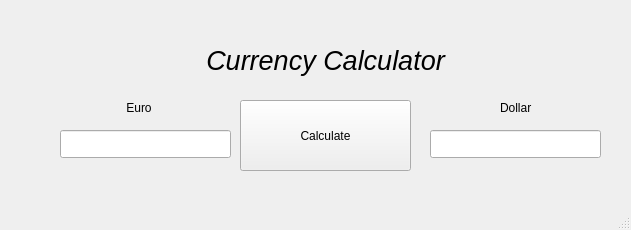
<?xml version="1.0" encoding="UTF-8"?>
<ui version="4.0">
 <class>MainWindow</class>
 <widget class="QMainWindow" name="MainWindow">
  <property name="geometry">
   <rect>
    <x>0</x>
    <y>0</y>
    <width>631</width>
    <height>230</height>
   </rect>
  </property>
  <property name="windowTitle">
   <string>Euro to Dollar Calculator</string>
  </property>
  <widget class="QWidget" name="centralwidget">
   <widget class="QPushButton" name="Push_me">
    <property name="geometry">
     <rect>
      <x>240</x>
      <y>100</y>
      <width>171</width>
      <height>71</height>
     </rect>
    </property>
    <property name="text">
     <string>Calculate</string>
    </property>
   </widget>
   <widget class="QLineEdit" name="lineEdit">
    <property name="geometry">
     <rect>
      <x>60</x>
      <y>130</y>
      <width>171</width>
      <height>28</height>
     </rect>
    </property>
   </widget>
   <widget class="QLineEdit" name="lineEdit_2">
    <property name="geometry">
     <rect>
      <x>430</x>
      <y>130</y>
      <width>171</width>
      <height>28</height>
     </rect>
    </property>
   </widget>
   <widget class="QLabel" name="label">
    <property name="geometry">
     <rect>
      <x>190</x>
      <y>40</y>
      <width>271</width>
      <height>41</height>
     </rect>
    </property>
    <property name="font">
     <font>
      <pointsize>20</pointsize>
      <italic>true</italic>
     </font>
    </property>
    <property name="text">
     <string>Currency Calculator</string>
    </property>
    <property name="alignment">
     <set>Qt::AlignCenter</set>
    </property>
   </widget>
   <widget class="QLabel" name="label_2">
    <property name="geometry">
     <rect>
      <x>110</x>
      <y>100</y>
      <width>58</width>
      <height>16</height>
     </rect>
    </property>
    <property name="text">
     <string>Euro</string>
    </property>
    <property name="alignment">
     <set>Qt::AlignCenter</set>
    </property>
   </widget>
   <widget class="QLabel" name="label_3">
    <property name="geometry">
     <rect>
      <x>500</x>
      <y>100</y>
      <width>58</width>
      <height>16</height>
     </rect>
    </property>
    <property name="text">
     <string>Dollar</string>
    </property>
   </widget>
  </widget>
  <widget class="QStatusBar" name="statusbar"/>
 </widget>
 <resources/>
 <connections/>
</ui>
